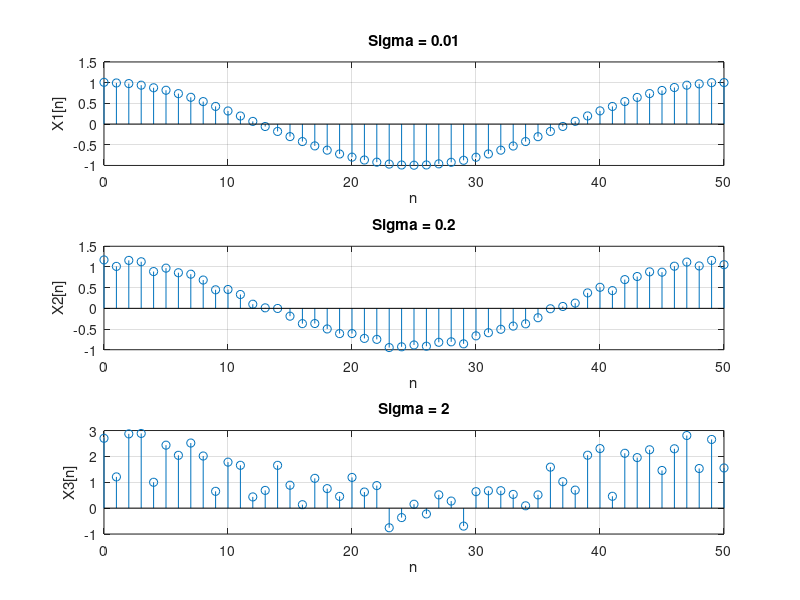

Source code (MATLAB):
%Clear Command window
clear all;
clc;
%Generating n which from 0 to 50 by step 1 and Generating Gaussian distributed sequence by using randn command
n = 0 : 50 ;
W = rand( 1 , 51 ) ;
%At sigma = 0.01
sigma = 0.01 ;
X1 = cos( 0.04 * pi * n ) + sigma * W ;
%At sigma = 0.2
sigma = 0.2 ;
X2 = cos( 0.04 * pi * n ) + sigma * W ;
%At sigma = 2
sigma = 2 ;
X3 = cos( 0.04 * pi * n ) + sigma * W ;
%Ploting the graphs 

subplot( 3 , 1 , 1 )
stem(n,X1)
title('Sigma = 0.01');
xlabel('n');
ylabel('X1[n]');
grid on;

subplot( 3 , 1 , 2 )
stem(n,X2)
title('Sigma = 0.2');
xlabel('n');
ylabel('X2[n]');
grid on;

subplot( 3 , 1 , 3 )
stem(n,X3)
title('Sigma = 2');
xlabel('n');
ylabel('X3[n]');
grid on;
